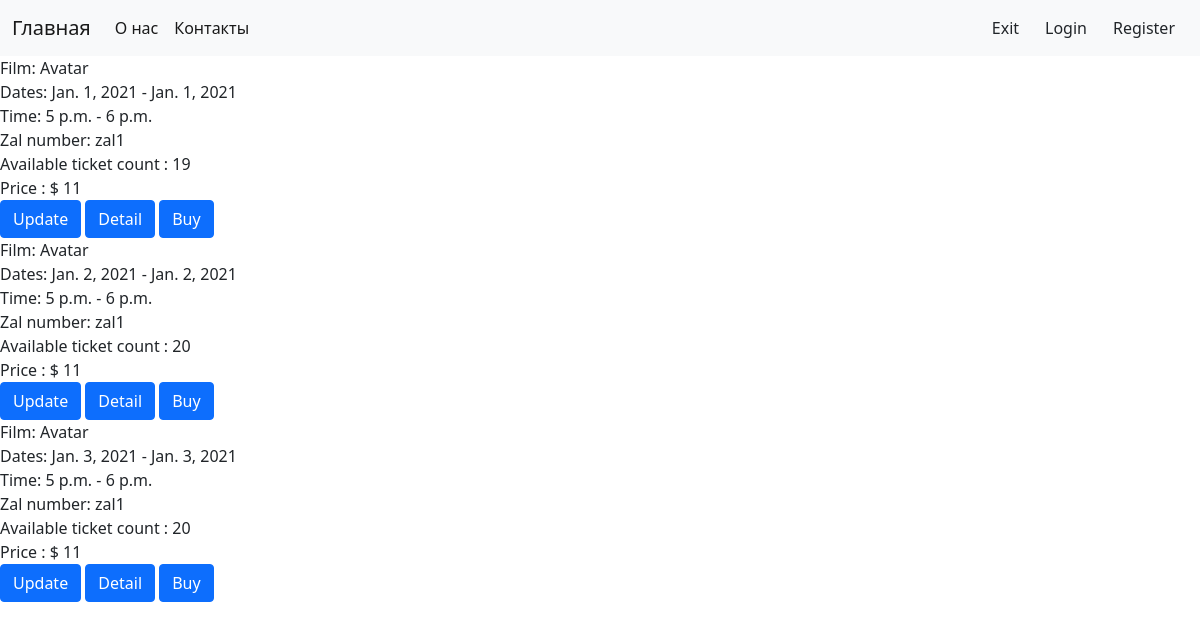
/seans/list, run on the app's committed database.
### zal/models.py (models this page shows, shortened)
class Seans(models.Model):
    seans_group = models.ForeignKey(SeansGroup,related_name='seanses', on_delete=models.CASCADE)
    date_start = models.DateField(default=0)
    date_end = models.DateField(default=0)
    time_start = models.TimeField(default=0)
    time_end = models.TimeField(default=0)
    film = models.ForeignKey(Film, on_delete=models.CASCADE, default=1)
    zal = models.ForeignKey(Zal, on_delete=models.CASCADE)
    price = models.IntegerField(default=10)
    def get_available_tickets(self):
        return get_available(self)

class Film(models.Model):
    name = models.CharField(max_length=128)
    description = models.CharField(max_length=255,
                                   verbose_name='Описание'
                                   )
    def __str__(self):
        return self.name

class Zal(models.Model):
    name = models.CharField(max_length=255)
    size = models.IntegerField(default=20,
                               verbose_name='Количество мест'
                               )
    def __str__(self):
        return self.name

### ticket/models.py (models this page shows, shortened)
class Ticket(models.Model):
    seans = models.ForeignKey(Seans, related_name='tickets', on_delete=models.CASCADE)
    user = models.ForeignKey('auth.User', on_delete=models.CASCADE)
    amount = models.PositiveIntegerField(default=1)

### zal/views.py (the view)
# urls.py: path('seans/list', SeansList.as_view(), name='seans-list'),
class SeansList(ListView):
    model = Seans
    template_name = 'seans-list.html'
    context_object_name = 'seans'

### zal/services.py (called while the page is built)
def get_available(seans):
    model = apps.get_model('ticket', 'Ticket')
    seans_tickets = model.objects.filter(seans=seans)
    place_count = 0
    for ticket in seans_tickets:
        place_count += ticket.amount
    return seans.zal.size - place_count

### zal/templates/seans-list.html
{% extends 'static/base.html' %}
{% block content %}
    <div>
    {% for object in seans %}
{% include 'seans-detail.html' with object=object %}
    {% endfor %}
    </div>
{% endblock %}

### zal/templates/seans-detail.html
{% block content %}
    <div>
        Film: {{ object.film }}
    </div>
    <div>
        Dates: {{ object.date_start }} - {{ object.date_end }}
    </div>
    <div>
        Time: {{ object.time_start }} - {{ object.time_end }}
    </div>
    <div>
        Zal number: {{ object.zal }}
    </div>
    {% if object.get_available_tickets == 0 %}
        <div>
            Available tickets : 0
        </div>
        {% else %}
        Available ticket count : {{ object.get_available_tickets }}
        <div>
        Price : $ {{ object.price }}
    </div>
    {% endif %}
    <a href="{% url "seans-update" pk=object.id %}" class="btn btn-primary">Update</a>
    <a href="{% url "seans-detail" pk=object.id %}" class="btn btn-primary">Detail</a>
    {% if object.get_available_tickets != 0 %}
    <a href="{% url "ticket-create" %}" class="btn btn-primary">Buy</a>
    {% endif %}
{% endblock %}

### data on the page
Seans: film "Avatar", date_start "Jan. 1, 2021", date_end "Jan. 1, 2021", time_start "5 p.m.", time_end "6 p.m.", zal "zal1", get_available_tickets "19", price "11", shows "Buy"
Seans: film "Avatar", date_start "Jan. 2, 2021", date_end "Jan. 2, 2021", time_start "5 p.m.", time_end "6 p.m.", zal "zal1", get_available_tickets "20", price "11", shows "Buy"
Seans: film "Avatar", date_start "Jan. 3, 2021", date_end "Jan. 3, 2021", time_start "5 p.m.", time_end "6 p.m.", zal "zal1", get_available_tickets "20", price "11", shows "Buy"
